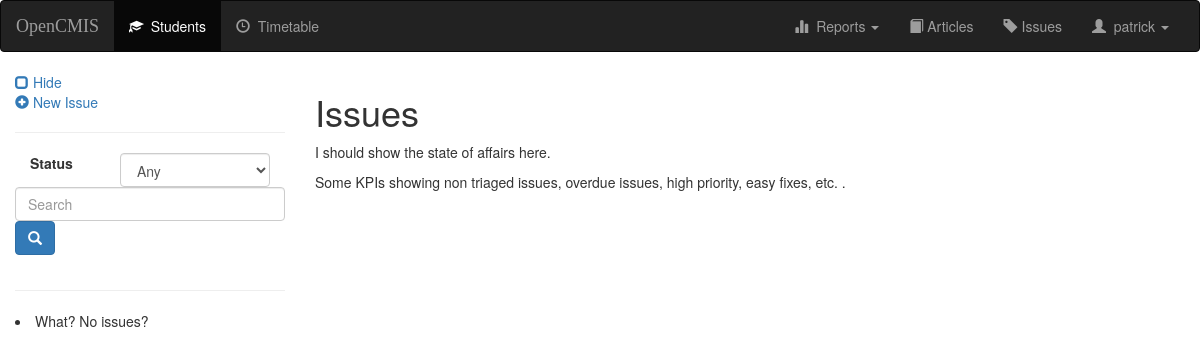
Before: /issue/ (signed in) with the older database file.
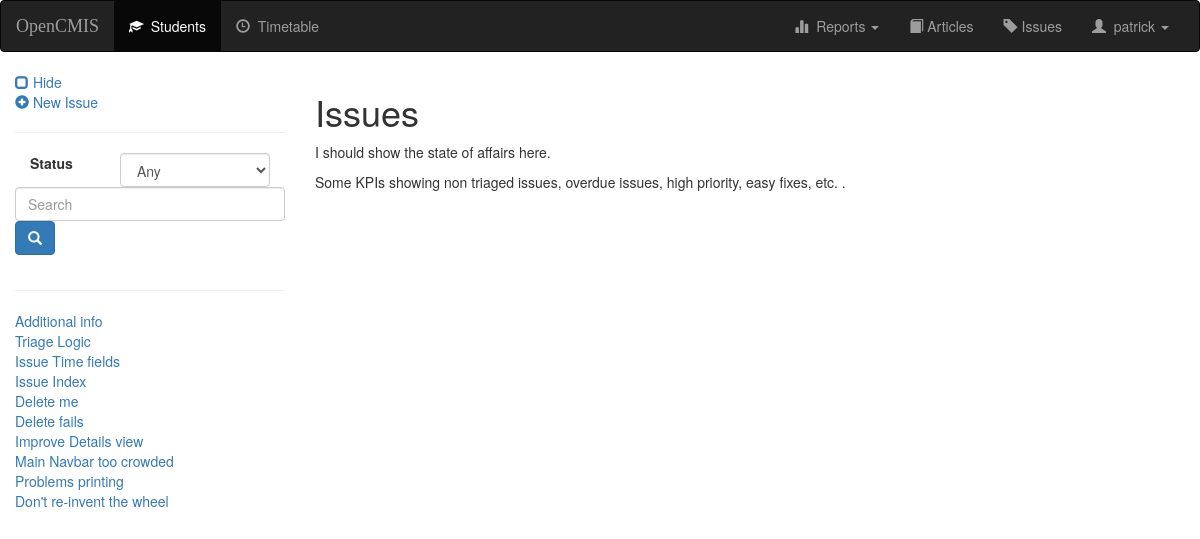
After: the same page with the newer database file.
### issues/models.py (models this page shows, shortened)
class Issue(models.Model):
    title = models.CharField(max_length=120, blank=False)
    user = models.ForeignKey(User, on_delete=models.CASCADE)
    summary = models.TextField()
    PRIORITY_CHOICES = (('H', 'High'), ('M', 'Medium'), ('L', 'Low'))
    priority = models.CharField(max_length=1, choices=PRIORITY_CHOICES, default='M')
    SPEED_CHOICES = (('Q', 'Quick'), ('M', 'Medium'), ('S', 'Slow'))
    speed = models.CharField(max_length=1, choices=SPEED_CHOICES, default='M')
    STATUS_CHOICES = (('O', 'Open'), ('C', 'Closed'), ('H', 'On hold'))
    status = models.CharField(max_length=1, choices=STATUS_CHOICES, default='O')
    creation_time = models.DateTimeField(default=timezone.now)
    response_time = models.DateTimeField(null=True, blank=True)
    complete_time = models.DateTimeField(null=True, blank=True)
    def __str__(self):
        return self.title

### issues/views.py (the view)
class Home(LoginRequiredMixin, ListView):
    login_url = reverse_lazy('login')
    model = Issue
    template_name = 'issue/home.html'
    queryset = Issue.objects.all()
    def get_context_data(self, **kwargs):
        context = super(Home, self).get_context_data(**kwargs)
        context['index'] = index_context(self.request)
        return context

### issues/views.py (called while the page is built)
def index_context(request):
    f = request.GET.get('filter')
    if f and f != "Any":
        index = Issue.objects.filter(status=f)
    else:
        index = Issue.objects.all()
    query = request.GET.get('q')
    if query:
        query_list = query.split()
        if len(query_list) == 1:
            print("Query_list = {0}".format(query_list))
            index = index.filter(Q(title__contains=query_list[0]) or Q(summary__contains=query_list[0]))
    paginator = Paginator(index, 20)  # Limit to 20 entries per page, then paginate
    page = request.GET.get('page')
    try:
        index = paginator.page(page)
    except PageNotAnInteger:
        index = paginator.page(1)
    except EmptyPage:
        index = paginator.page(paginator.num_pages)
    return index

### opencmis/templates/issue/home.html (shortened to what this page needs)
{% extends 'issue/issue-base.html' %}
{% block body %}
<h1>Issues</h1>
<p>I should show the state of affairs here.</p>
<p>Some KPIs showing non triaged issues, overdue issues, high priority, easy fixes, etc. .</p>
{% endblock %}

### opencmis/templates/issue/issue-base.html (shortened to what this page needs)
{% extends 'opencmis/base.html' %}
{% block index %}
<div class="hidden-print">
    {% if perms.add_issue %}
        <a href="{% url 'issue:create' %}">
            <span class="glyphicon glyphicon-plus-sign" aria-hidden="true"></span>&nbsp;New Issue
        </a>
        <hr>
    {% endif %}
    <form id="searchform" action="" method="get" accept-charset="utf-8">
        <fieldset>
            <div class="form-group">
                <label class="col-xs-4 col-form-label" for="filter">Status</label>
                <div class="col-xs-8">
                    <select class="form-control" id = "filter" name="filter">
                        <option value="Any">Any</option>
                    </select>
                </div>
                <input class="form-control" id="searchbox" name="q" type="text" placeholder="Search">
                <button class="btn btn-primary" type="submit">
                    <span class="glyphicon glyphicon-search" aria-hidden="true"></span>
                </button>
            </div>
        </fieldset>
    </form>
    <hr>
    {% for i in index %}
        <a href="{% url 'issue:detail' i.id %}">{{i}}</a><br>
    {% empty %}
        <li>What? No issues?</li>
    {% endfor %}
    </div>
{% endblock %}

Changed rows visible on the page:
added Issue: title "Additional info"
added Issue: title "Triage Logic"
added Issue: title "Issue Time fields"
added Issue: title "Issue Index"
added Issue: title "Delete me"
added Issue: title "Delete fails"
added Issue: title "Improve Details view"
added Issue: title "Main Navbar too crowded"
added Issue: title "Problems printing"
added Issue: title "Don't re-invent the wheel"
Other visible differences:
text no longer shown: "What? No issues?"
